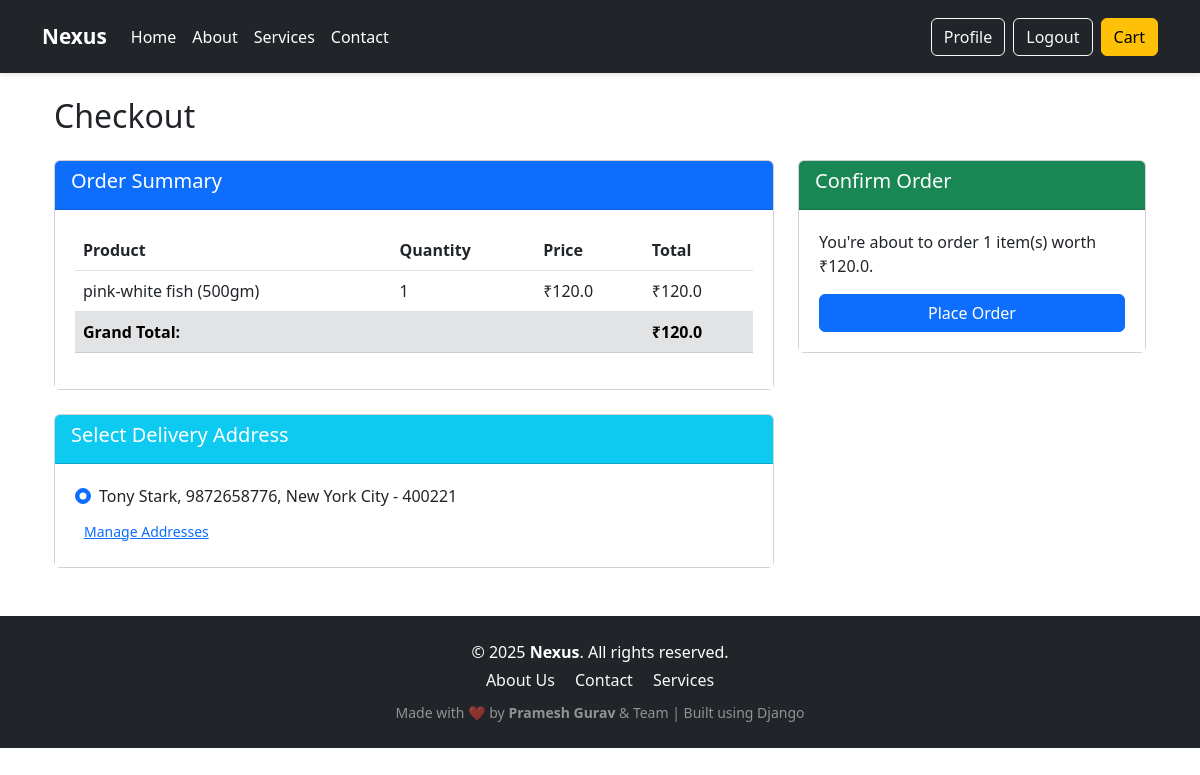
/checkout/ (signed in), run on an earlier commit of the app's database.
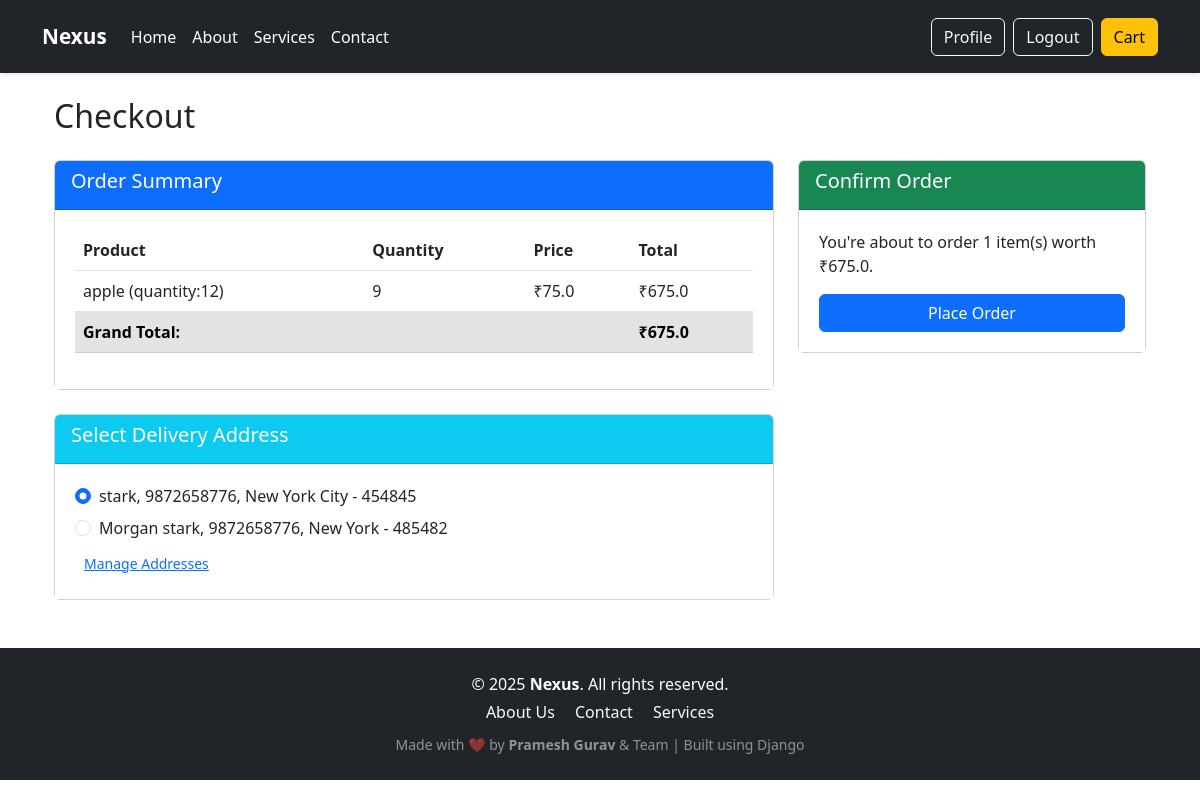
And on a later commit of the database.
### store/models.py (models this page shows, shortened)
class CartItem(models.Model):
    user = models.ForeignKey(User, on_delete=models.CASCADE)
    product = models.ForeignKey(Product, on_delete=models.CASCADE)
    quantity = models.PositiveIntegerField(default=1)
    def total_price(self):
        return self.product.price * self.quantity

class Product(models.Model):
    title = models.CharField(max_length=255)
    category = models.ForeignKey(Category, on_delete=models.CASCADE)
    description = models.TextField()
    price = models.FloatField()
    image = models.ImageField(upload_to='products/')

class Address(models.Model):
    user = models.ForeignKey(User, on_delete=models.CASCADE)
    full_name = models.CharField(max_length=100)
    phone = models.CharField(max_length=15)
    pincode = models.CharField(max_length=10)
    city = models.CharField(max_length=100)
    state = models.CharField(max_length=100)
    street_address = models.CharField(max_length=200)
    landmark = models.CharField(max_length=200, blank=True, null=True)

### store/views.py (the view, shortened to what this page needs)
# urls.py: path('checkout/', views.checkout, name='checkout'),
@login_required
def checkout(request):
    cart_items = CartItem.objects.filter(user=request.user)
    total = sum(item.total_price() for item in cart_items)
    addresses = Address.objects.filter(user=request.user)
    return render(request, 'store/checkout.html', {'cart_items': cart_items, 'total': total, 'addresses': addresses})

### store/templates/store/checkout.html (shortened to what this page needs)
{% extends 'store/base.html' %}
{% block content %}
<div class="container mt-4">
    <h2 class="mb-4">Checkout</h2>
    <div class="row">
        <div class="col-md-8">
            <div class="card mb-4">
                <div class="card-header bg-primary text-white">
                    <h5>Order Summary</h5>
                </div>
                <div class="card-body">
                    <table class="table">
                        <thead>
                            <tr>
                                <th>Product</th>
                                <th>Quantity</th>
                                <th>Price</th>
                                <th>Total</th>
                            </tr>
                        </thead>
                        <tbody>
                            {% for item in cart_items %}
                            <tr>
                                <td>{{ item.product.title }}</td>
                                <td>{{ item.quantity }}</td>
                                <td>₹{{ item.product.price }}</td>
                                <td>₹{{ item.total_price }}</td>
                            </tr>
                            {% endfor %}
                            <tr class="table-secondary">
                                <td colspan="3"><strong>Grand Total:</strong></td>
                                <td><strong>₹{{ total }}</strong></td>
                            </tr>
                        </tbody>
                    </table>
                </div>
            </div>
            <div class="card">
                <div class="card-header bg-info text-white">
                    <h5>Select Delivery Address</h5>
                </div>
                <div class="card-body">
                    {% if addresses %}
                        <form method="POST" action="{% url 'payment' %}">
                            {% for address in addresses %}
                            <div class="form-check mb-2">
                                <input class="form-check-input" type="radio" name="selected_address" value="{{ address.id }}" id="address{{ address.id }}" {% if forloop.first %}checked{% endif %}>
                                <label class="form-check-label" for="address{{ address.id }}">
                                    {{ address.full_name }}, {{ address.phone }}, {{ address.city }} - {{ address.pincode }}
                                </label>
                            </div>
                            {% endfor %}
                            <a href="{% url 'address_book' %}" class="btn btn-sm btn-link">Manage Addresses</a>
                            {% else %}
                            <p>No addresses found. <a href="{% url 'add_address' %}">Add a new address</a></p>
                            {% endif %}
                        </div>
                    </div>
                </div>
                <div class="col-md-4">
                    <div class="card">
                        <div class="card-header bg-success text-white">
                            <h5>Confirm Order</h5>
                        </div>
                        <div class="card-body">
                            <p>You're about to order {{ cart_items|length }} item(s) worth ₹{{ total }}.</p>
                            <button type="submit" class="btn btn-primary w-100">Place Order</button>
                </div>
            </div>
        </div>
    </div>
</div>
{% endblock %}

What changed in the data, as far as the page shows it:
removed CartItem: product "pink-white fish (500gm)", quantity "1", product.price "120.0", total_price "120.0"
removed Address: selected_address "☑ Tony Stark, 9872658776, New Yo", full_name "Tony Stark", phone "9872658776", city "New York City", pincode "400221"
added CartItem: product "apple (quantity:12)", quantity "9", product.price "75.0", total_price "675.0"
added Address: selected_address "☑ stark, 9872658776, New York Ci", full_name "stark", phone "9872658776", city "New York City", pincode "454845"
added Address: selected_address "☐ Morgan stark, 9872658776, New", full_name "Morgan stark", phone "9872658776", city "New York", pincode "485482"
Also different on the page:
{{ total }}: "120.0" → "675.0"
